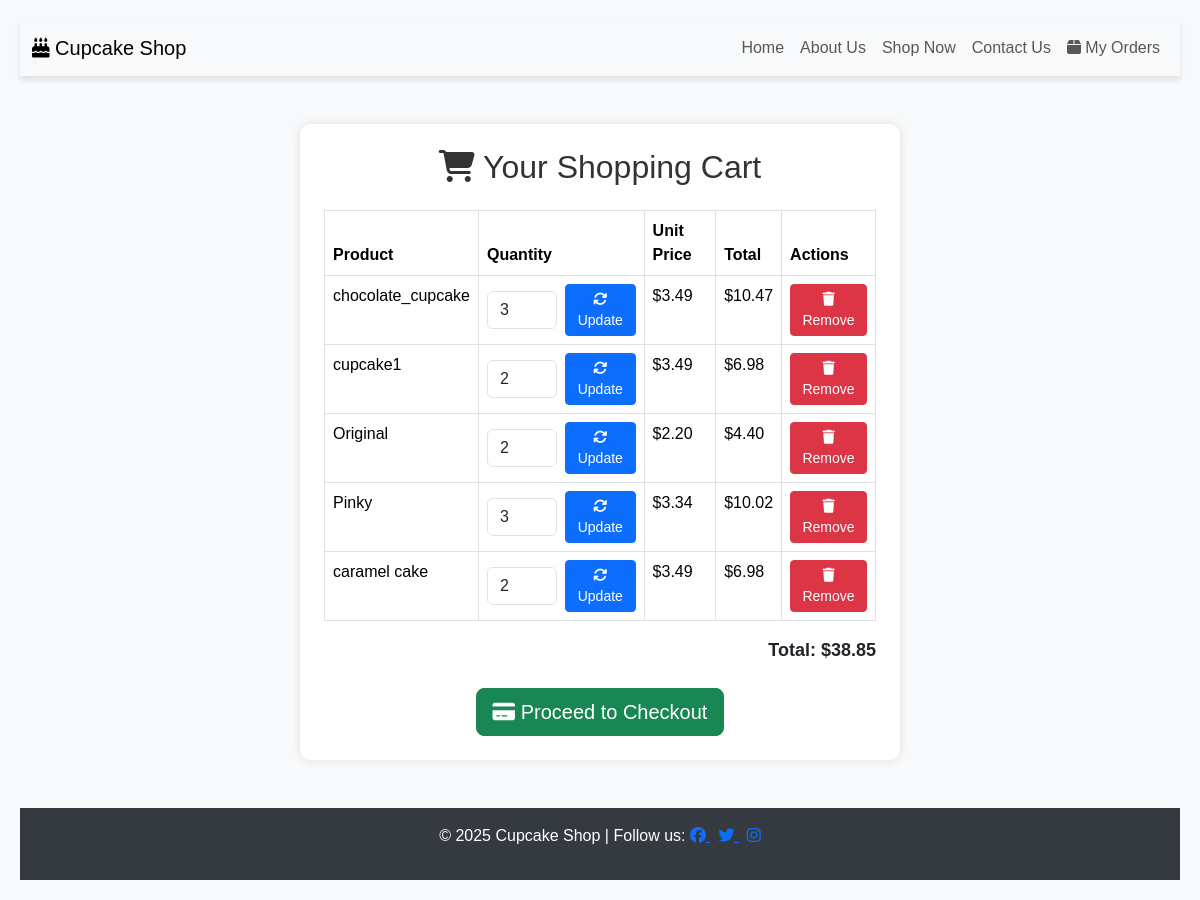
The app's page /cart/ (signed in), older data.
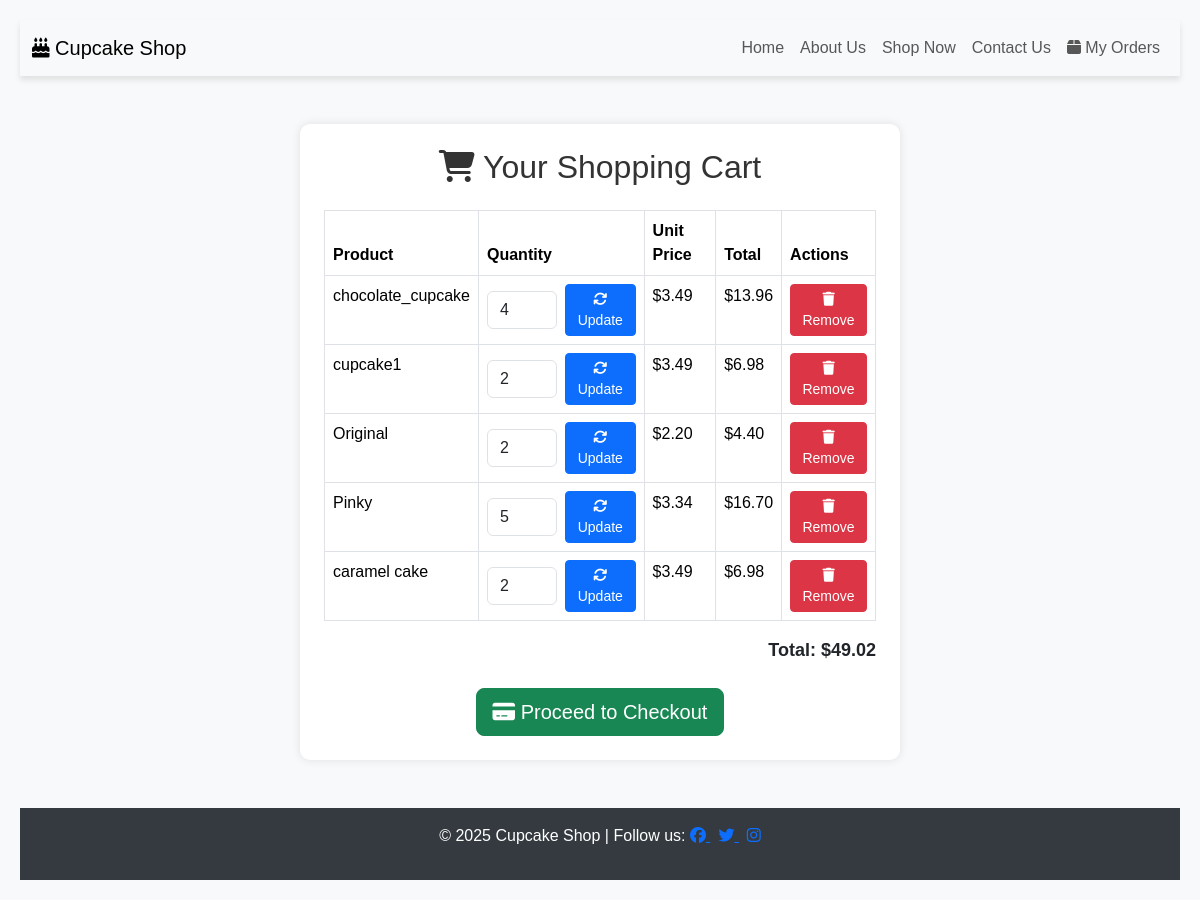
The same page, newer data.
### shop/models.py (models this page shows, shortened)
class CartItem(models.Model):
    cart = models.ForeignKey(Cart, on_delete=models.CASCADE, related_name="items")
    cupcake = models.ForeignKey('Cupcake', on_delete=models.CASCADE)
    quantity = models.PositiveIntegerField(default=1)
    class Meta:
        unique_together = ('cart', 'cupcake')  # Ensures no duplicate items
    @property
    def total_price(self):
        return self.cupcake.price * self.quantity

class Cupcake(models.Model):
    name = models.CharField(max_length=100)
    description = models.TextField()
    price = models.DecimalField(max_digits=6, decimal_places=2)
    category = models.ForeignKey(
        Category, on_delete=models.CASCADE, related_name="cupcakes"
    )
    image = models.ImageField(upload_to="cupcakes/")
    created_at = models.DateTimeField(auto_now_add=True)

### shop/views.py (the view)
# urls.py: path('cart/', views.view_cart, name='view_cart'),
@login_required
def view_cart(request):
    cart = Cart.objects.filter(user=request.user).first()
    if cart:
        cart_items = CartItem.objects.filter(cart=cart)
        total_price = sum(item.cupcake.price * item.quantity for item in cart_items)
    else:
        cart_items = []
        total_price = 0
    return render(request, 'shop/cart.html', {'cart_items': cart_items, 'total_price': total_price})

### shop/templates/shop/cart.html (shortened to what this page needs)
{% extends "base.html" %}
{% block content %}
<div class="container">
    <div class="cart-container p-4">
        <h2 class="text-center mb-4"><i class="fa-solid fa-shopping-cart"></i> Your Shopping Cart</h2>
        {% if cart_items %}
        <table class="table table-bordered text-center">
            <thead>
                <tr>
                    <th>Product</th>
                    <th>Quantity</th>
                    <th>Unit Price</th>
                    <th>Total</th>
                    <th>Actions</th>
                </tr>
            </thead>
            <tbody>
                {% for item in cart_items %}
                <tr>
                    <td>{{ item.cupcake.name }}</td>
                    <td>
                        <form action="{% url 'update_cart' item.id %}" method="POST" class="d-flex align-items-center">
                            <input type="number" name="quantity" value="{{ item.quantity }}" min="1" class="form-control me-2" style="width: 70px;">
                            <button type="submit" class="btn btn-primary btn-sm">
                                <i class="fa-solid fa-refresh"></i> Update
                            </button>
                        </form>
                    </td>
                    <td>${{ item.cupcake.price|floatformat:2 }}</td>
                    <td>${{ item.total_price|floatformat:2 }}</td>
                    <td>
                        <a href="{% url 'remove_from_cart' item.id %}" class="btn btn-danger btn-sm">
                            <i class="fa-solid fa-trash"></i> Remove
                        </a>
                    </td>
                </tr>
                {% endfor %}
            </tbody>
        </table>
        <div class="total">Total: ${{ total_price|floatformat:2 }}</div>
        <div class="text-center mt-4">
            <a href="{% url 'checkout' %}" class="btn btn-success btn-lg">
                <i class="fa-solid fa-credit-card"></i> Proceed to Checkout
            </a>
        </div>
        {% else %}
        <p class="text-center">Your cart is empty. <a href="{% url 'shop' %}" class="text-primary">Continue shopping</a>.</p>
        {% endif %}
    </div>
</div>
{% endblock %}

### templates/base.html (shortened to what this page needs)
{% load static %}
<!DOCTYPE html>
<html lang="en">
<head>
    <link href="https://cdn.jsdelivr.net/npm/bootstrap@5.3.3/dist/css/bootstrap.min.css" rel="stylesheet"
>
    <link
        href="https://cdnjs.cloudflare.com/ajax/libs/font-awesome/6.5.0/css/all.min.css"
        rel="stylesheet"
    >
    <link href="{% static 'css/bootstrap.min.css' %}" rel="stylesheet">
    <link href="{% static 'css/style.css' %}" rel="stylesheet">
</head>
<body>
    <nav class="navbar navbar-expand-lg navbar-light bg-light">
        <div class="container-fluid">
            <a class="navbar-brand" href="{% url 'home' %}">
                <i class="fas fa-birthday-cake"></i> Cupcake Shop
            </a>
            <div class="collapse navbar-collapse" id="navbarNav">
                <ul class="navbar-nav ms-auto">
                    <li class="nav-item">
                        <a class="nav-link" href="{% url 'home' %}">Home</a>
                    </li>
                    <li class="nav-item">
                        <a class="nav-link" href="{% url 'about' %}">About Us</a>
                    </li>
                    <li class="nav-item">
                        <a class="nav-link" href="{% url 'shop' %}">Shop Now</a>
                    </li>
                    <li class="nav-item">
                        <a class="nav-link" href="{% url 'contact' %}">Contact Us</a>
                    </li>
                    <li class="nav-item">
                        <a class="nav-link" href="{% url 'view_orders' %}">
                            <i class="fa-solid fa-box"></i> My Orders
                        </a>
                    </li>
                </ul>
            </div>
        </div>
    </nav>
    <div class="container my-5">
        {% block content %}{% endblock %}
    </div>
    <footer class="text-center py-3">
        <p>&copy; 2025 Cupcake Shop | Follow us:
            <a href="https://facebook.com" target="_blank" class="me-2">
                <i class="fab fa-facebook"></i>
            </a>
            <a href="https://twitter.com" target="_blank" class="me-2">
                <i class="fab fa-twitter"></i>
            </a>
            <a href="https://instagram.com" target="_blank">
                <i class="fab fa-instagram"></i>
            </a>
        </p>
    </footer>
</body>
</html>

### static/css/style.css (style rules this page uses)
body { font-family: 'Arial', sans-serif; background-color: #f9f9f9; margin: 0; padding: 0; text-align: center; }
body { font-family: Arial, sans-serif; background-color: #f8f9fa; margin: 0; padding: 20px; }
.navbar { box-shadow: 0 4px 6px rgba(0, 0, 0, 0.1); }
.cart-container { max-width: 600px; margin: 0 auto; background: white; padding: 20px; border-radius: 10px; box-shadow: 0px 0px 10px rgba(0, 0, 0, 0.1); }
h2 { color: #333; }
table { width: 100%; border-collapse: collapse; margin-top: 10px; }
th, td { border-bottom: 1px solid #ddd; padding: 10px; text-align: left; }
th { background-color: #007bff; color: white; }
.total { font-size: 18px; font-weight: bold; text-align: right; margin-top: 15px; }
footer { background-color: #343a40; color: white; padding: 10px 0; }

Row changes from the older to the newer data that the page shows:
changed CartItem "chocolate_cupcake": quantity "3" → "4"; total_price "10.47" → "13.96"
changed CartItem "Pinky": quantity "3" → "5"; total_price "10.02" → "16.70"
Text that changed along with them:
{{ total_price|floatformat:2 }}: "38.85" → "49.02"
